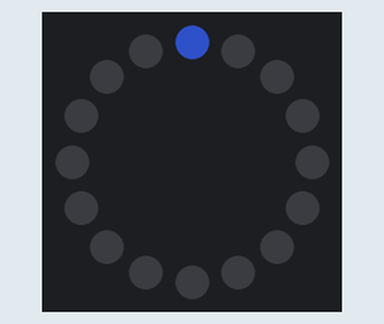
Simulated run of this program. Board: Raspberry Pi Pico running MicroPython. On the bench: 16 RGB LEDs in a ring, first at the top, clockwise. Dim RGB values are drawn brighter than linear; what the program prints to the serial console is not drawn. At 4.8 s the program stops and its outputs stay as they are.

Above: at 0.15 s.
At 1.05 s:
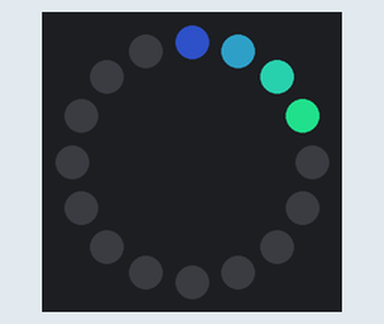
At 1.65 s:
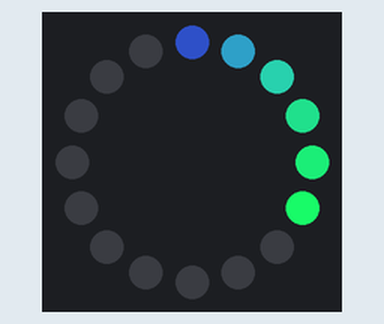
At 2.25 s:
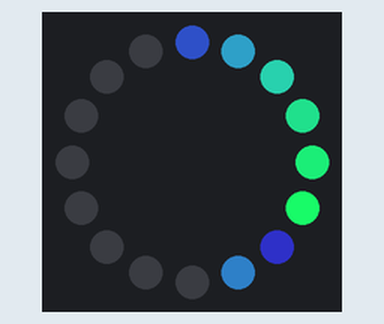
At 3.45 s:
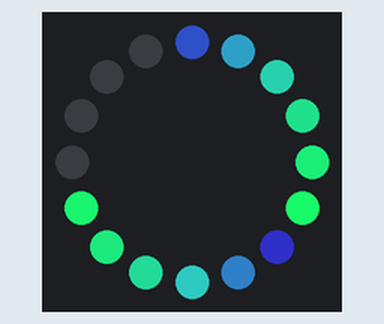
At 4.6 s:
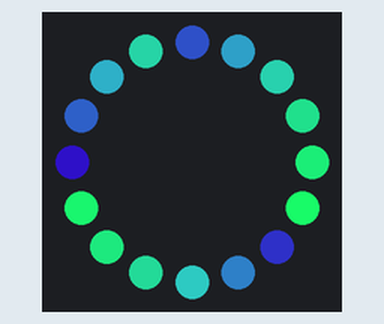

The program:

main.py
```python
import time
from neopixel import NeoPixel
from machine import Pin

N_LEDS = 16
NEO_PIN = Pin(14)
RED = (255, 0, 0)
BLUE = (0, 0, 255)

pix = NeoPixel(NEO_PIN, N_LEDS)

print(f"There are {pix.n} pixels")

for n in range(N_LEDS):
    pix[n] = (23, n * 40 + 40, 100)
    pix.write()
    time.sleep(.3)
```
